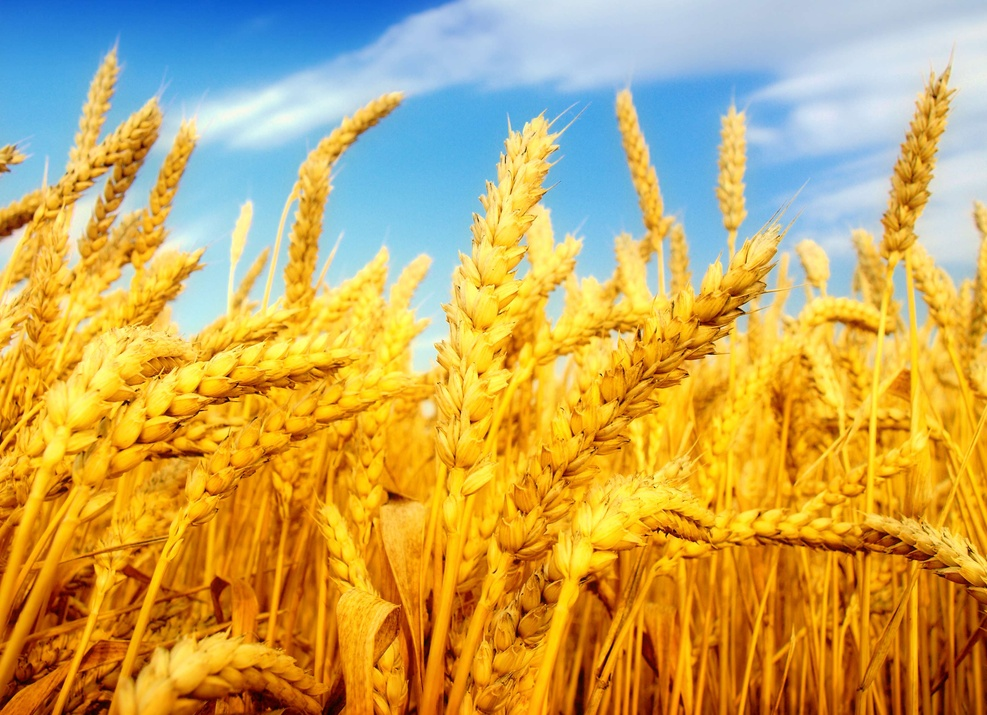
#> input picture images/wheat.jpg, 987 x 715 px, shrunk from 3306 x 2394 before the run; its folder holds 3 pictures in this run
$ python images.py   (older library calls are emulated)
#> lines starting #> are read from the running program, lines starting #| are printed output that depends on the picture
import numpy as np
import matplotlib.pyplot as plt
from skimage import io
import os

# [8 lines of commented-out code are left out]
image_dir = '../images/'
image_file = 'wheat.jpg'
file = os.path.join(image_dir, image_file)
image = io.imread(file)
#> image is the input picture: shape (715, 987, 3); mean R, G, B 197.5, 166.9, 92.8
# [11 lines of commented-out code are left out]
from skimage.filters import roberts, sobel, scharr, prewitt
from scipy import misc
# im = misc.imread('../images/wheat.jpg', flatten=True)
im = misc.imread('../images/wheat.jpg')

# edge_roberts = roberts(image[:, :, 0])
edge_roberts = roberts(im[:, :, 0])
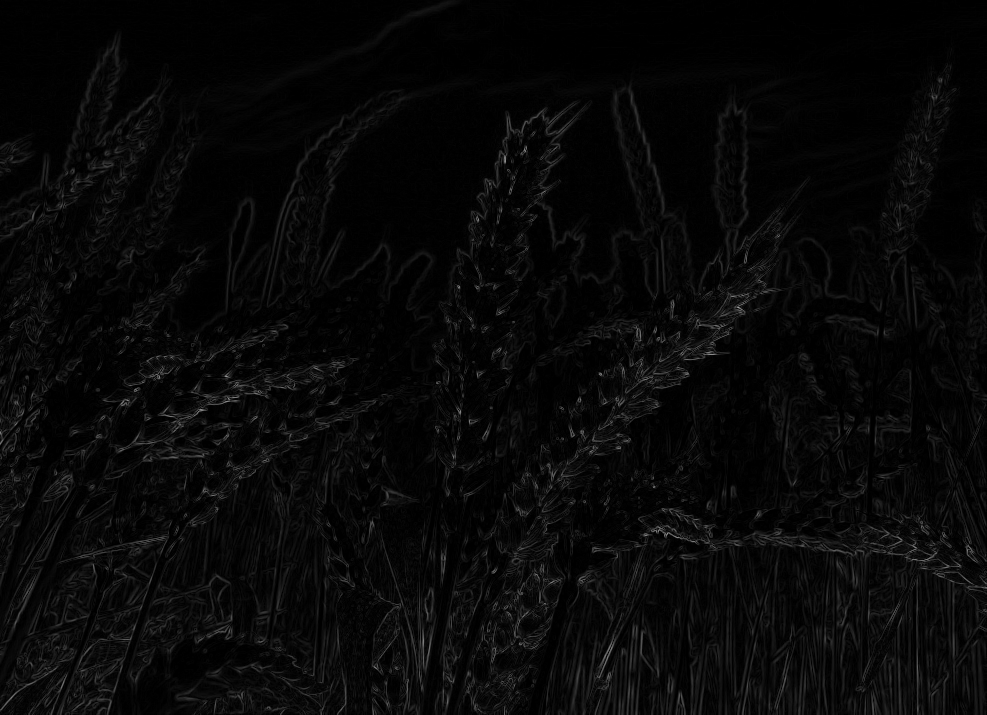
#> edge_roberts: shape (715, 987) float64; min 0, max 0.646, mean 0.0326
# edge_roberts = roberts(im)
# edge_sobel = sobel(image[:, :, 0])
edge_sobel = sobel(im[:, :, 0])
# edge_sobel = sobel(im)


fig, (ax0, ax1) = plt.subplots(ncols=2, sharex=True, sharey=True, subplot_kw={'adjustable':'box-forced'})

ax0.imshow(edge_roberts, cmap=plt.cm.gray)
ax0.set_title('Roberts Edge Detection')
ax0.axis('off')

ax1.imshow(edge_sobel, cmap=plt.cm.gray)
ax1.set_title('Sobel Edge Detection')
ax1.axis('off')

# plt.tight_layout()
plt.show()
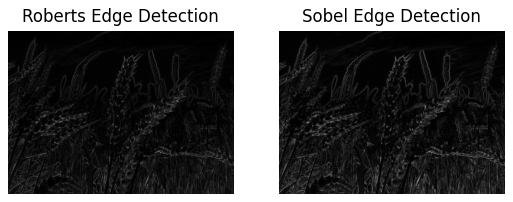
#> figure drawn by matplotlib, 2 panels
